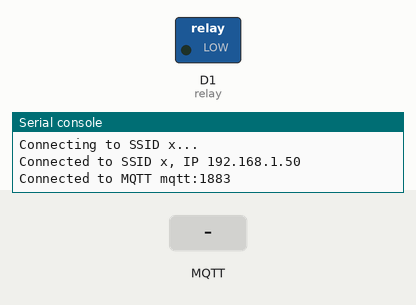
Simulated run of this program. Board: CircuitPython board. On the bench: switched loads named in the program (green lamp = pin HIGH), the last lines printed to the serial console. Inputs (shaded band) come from the test bench. No MQTT or app messages arrive unless stated; values from a settings file that is not in the repository are placeholders; the clock reads 2024-03-15 10:24:30 at power-on unless the program sets it.

Above: at 2.9 s.
3.0 s: MQTT message "1" arrives on the first subscribed topic
At 4.0 s:
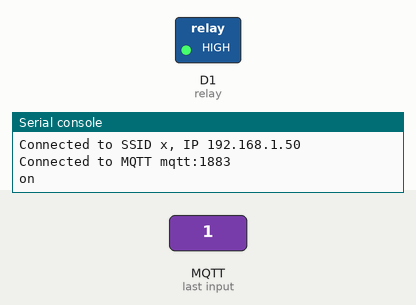
4.5 s: MQTT message "true" arrives on the first subscribed topic
At 5.1 s:
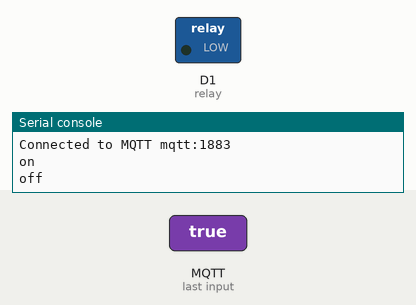
Timing chart, 0 to 7.5 s (numbered marks = the images above; inputs shaded):
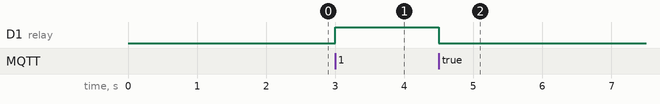

Measured:
- after the input at 3.0 s, D1 (relay): LOW → HIGH at once
- after the input at 4.5 s, D1 (relay): HIGH → LOW at once

The program:

code.py
```python
import binascii
import board
import digitalio
import microcontroller
import os
import socketpool
import supervisor
import ssl
import time
import watchdog
import wifi

import adafruit_logging as logging
import adafruit_minimqtt.adafruit_minimqtt as MQTT

esp_uid = binascii.hexlify(microcontroller.cpu.uid).decode("ascii")

CIRCUITPY_WIFI_SSID = os.getenv("CIRCUITPY_WIFI_SSID")
CIRCUITPY_WIFI_PASSWORD = os.getenv("CIRCUITPY_WIFI_PASSWORD")
WIFI_HOSTNAME = os.getenv("WIFI_HOSTNAME", 'esp-{esp_uid}')
MQTT_HOST = os.getenv("MQTT_HOST", "mqtt")
MQTT_PORT = int(os.getenv("MQTT_PORT", 1883))
if os.getenv("MQTT_TLS", "") in ["true", 1]:
    MQTT_TLS = True
else:
    MQTT_TLS = False
MQTT_USERNAME = os.getenv("MQTT_USERNAME")
MQTT_PASSWORD = os.getenv("MQTT_PASSWORD")
MQTT_TOPIC = os.getenv("MQTT_TOPIC")
MQTT_DEBUG_TOPIC = os.getenv("MQTT_DEBUG_TOPIC", f"debug/esp-{esp_uid}")
WATCHDOG_TIMEOUT = int(os.getenv("WATCHDOG_TIMEOUT", 180))

supervisor.set_next_code_file(
    None,
    reload_on_success=True,
    reload_on_error=True,
)

wifi.radio.hostname = WIFI_HOSTNAME
pool = socketpool.SocketPool(wifi.radio)

relay = digitalio.DigitalInOut(board.D1)
relay.direction = digitalio.Direction.OUTPUT


def handle_connect(client, userdata, flags, rc):
    print(f"Connected to MQTT {MQTT_HOST}:{MQTT_PORT}")
    client.subscribe(MQTT_TOPIC)
    client.publish(MQTT_DEBUG_TOPIC, f"connected, {supervisor.runtime.run_reason} {supervisor.get_previous_traceback()}")


def handle_disconnect(client, userdata, rc):
    print("Disconnected from MQTT")


def handle_message(client, topic, message):
    if message == "1":
        if not relay.value:
            relay.value = True
            client.publish(MQTT_DEBUG_TOPIC, "on")
            print("on")
    else:
        if relay.value:
            relay.value = False
            client.publish(MQTT_DEBUG_TOPIC, "off")
            print("off")


def main():
    print(f"Connecting to SSID {CIRCUITPY_WIFI_SSID}...")
    wifi.radio.connect(CIRCUITPY_WIFI_SSID, CIRCUITPY_WIFI_PASSWORD)
    print(f"Connected to SSID {CIRCUITPY_WIFI_SSID}, IP {wifi.radio.ipv4_address}")

    if MQTT_TLS:
        ssl_context = ssl.create_default_context()
    else:
        ssl_context = None

    mqtt_client = MQTT.MQTT(
        broker=MQTT_HOST,
        port=MQTT_PORT,
        username=MQTT_USERNAME,
        password=MQTT_PASSWORD,
        socket_pool=pool,
        is_ssl=MQTT_TLS,
        ssl_context=ssl_context,
        socket_timeout=0.1,
        client_id=esp_uid,
    )

    mqtt_client.enable_logger(logging)
    mqtt_client.on_connect = handle_connect
    mqtt_client.on_disconnect = handle_disconnect
    mqtt_client.on_message = handle_message
    mqtt_client.will_set(MQTT_DEBUG_TOPIC, "disconnected")
    mqtt_client.connect()

    while True:
        wdt.feed()
        mqtt_client.loop()

wdt = microcontroller.watchdog
wdt.timeout = WATCHDOG_TIMEOUT
wdt.mode = watchdog.WatchDogMode.RESET

main()
```
